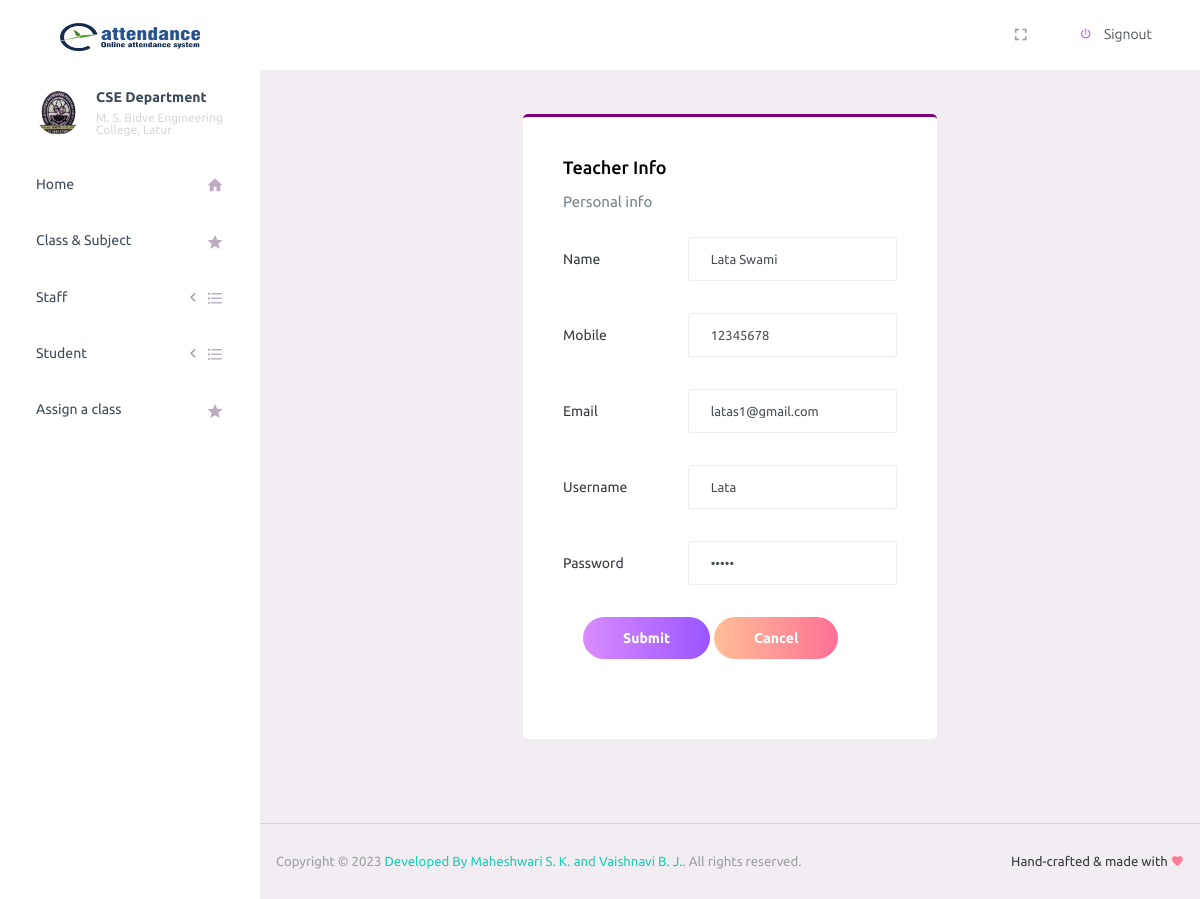
Page /admin/update_staff.php?id=1 (signed in) on the committed database.
### tables this page shows
CREATE TABLE `staff_data` (
  `ID` int(10) NOT NULL,
  `Name` varchar(100) NOT NULL,
  `Mobile` bigint(11) NOT NULL,
  `Email` varchar(70) NOT NULL,
  `Username` varchar(100) NOT NULL,
  `Password` varchar(200) NOT NULL,
  `Image` varchar(200) NOT NULL,
  `Status` varchar(100) NOT NULL
);

### admin/update_staff.php (the view, shortened to what this page needs)
<!DOCTYPE html>
<html lang="en">
<head>
  <link rel="stylesheet" href="vendors/iconfonts/mdi/css/materialdesignicons.min.css">
  <link rel="stylesheet" href="vendors/css/vendor.bundle.base.css">
  <link rel="stylesheet" href="css/style.css">
</head>
<body>
  <div class="container-scroller">
<?php
  include 'Header.php';
?>
    <div class="container-fluid page-body-wrapper">
<?php
  include 'Sidebar.php';
?>
      <div class="main-panel">
        <div class="content-wrapper">
<?php
  $db = mysqli_connect("localhost","root","","attendance_system")or die("database error");
  $res = mysqli_query($db,"SELECT * FROM staff_data WHERE ID = '".$_GET['id']."'");
  $row = mysqli_fetch_row($res);
?>
          <div class="row">
            <div class="col-md-3 grid-margin stretch-card"></div>
            <div class="col-md-6 grid-margin stretch-card">
              <div class="card" style="border-top: 3px solid purple">
                <div class="card-body">
                  <h4 class="card-title">Teacher Info</h4>
                  <form class="form-sample" action="update_staff.php" method="POST" >
                    <p class="card-description">
                      Personal info
                    </p>
                    <div class="row">
                      <div class="col-md-12">
                        <div class="form-group row">
                          <label class="col-sm-4 col-form-label">Name</label>
                          <div class="col-sm-8">
                            <input type="text" class="form-control"  name="sname" value="<?php echo $row[1]?>" />
                          </div>
                        </div>
                      </div>
                    </div>
                    <div class="row">
                      <div class="col-md-12">
                        <div class="form-group row">
                          <label class="col-sm-4 col-form-label">Mobile</label>
                          <div class="col-sm-8">
                            <input type="mobile" class="form-control"  name="mob" value="<?php echo $row[2]?>"/>
                          </div>
                        </div>
                        <div class="form-group row">
                          <label class="col-sm-4 col-form-label">Email</label>
                          <div class="col-sm-8">
                            <input type="Email" class="form-control"  name="email" value="<?php echo $row[3]?>"/>
                          </div>
                        </div>
                        <div class="form-group row">
                          <label class="col-sm-4 col-form-label">Username</label>
                          <div class="col-sm-8">
                            <input type="Username" class="form-control"  name="uname" value="<?php echo $row[4]?>"/>
                          </div>
                        </div>
                        <div class="form-group row">
                          <label class="col-sm-4 col-form-label">Password</label>
                          <div class="col-sm-8">
                            <input type="password" class="form-control"  name="pass" value="<?php echo $row[5]?>"/>
                          </div>
                        </div>
                      </div>
                    </div>
                    <div class="col-md-3 grid-margin stretch-card">
                      <button type="Submit" class="btn btn-gradient-primary btn-rounded " name="save">Submit</button>&nbsp;
                      <button type="reset" class="btn btn-gradient-danger btn-rounded " name="save">Cancel</button>
                    </div>
                  </form>
                </div>
              </div>
            </div>
          </div>
        </div>
<?php
  include 'Footer.php';
?>
      </div>
    </div>
  </div>
</body>
</html>

### rows in the picture
staff_data: sname "Lata Swami", mob "12345678", email "latas1@gmail.com", uname "Lata"
